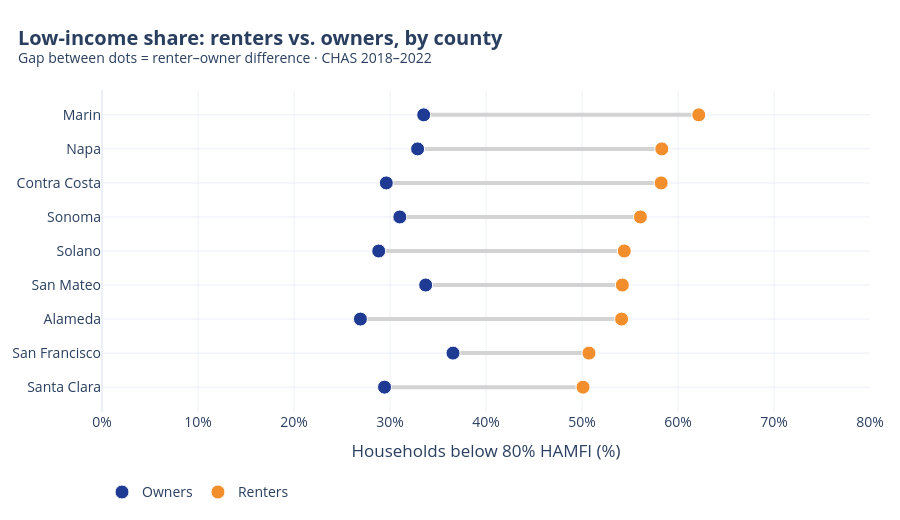

The cell this chart's notebook holds for it:
### Markdown cell above
## Renters vs Owners
For each county, one dot gives the % of owners below 80% HAMFI and the other gives the % of renters. The gray bar connects the two.

### Code cell
t = bay_income.set_index("county")
tenure = pd.DataFrame({
    "Owners":  100*(t["T8_est3"]+t["T8_est16"]+t["T8_est29"])/t["T8_est2"],
    "Renters": 100*(t["T8_est69"]+t["T8_est82"]+t["T8_est95"])/t["T8_est68"]}).sort_values("Renters")
fig = go.Figure()
for c in tenure.index:
    fig.add_trace(go.Scatter(x=tenure.loc[c, ["Owners","Renters"]], y=[c, c], mode="lines",
                             line=dict(color="lightgray", width=4), showlegend=False, hoverinfo="skip"))
for col, colr in [("Owners","#1f3a93"), ("Renters","#f28e2b")]:
    fig.add_trace(go.Scatter(x=tenure[col], y=tenure.index, mode="markers", name=col,
                             marker=dict(size=14, color=colr, line=dict(width=1, color="white")),
                             hovertemplate="%{y}<br>"+col+": %{x:.1f}%<extra></extra>"))
fig.update_xaxes(title="Households below 80% HAMFI (%)", ticksuffix="%", range=[0, 80])
style(fig, "Low-income share: renters vs. owners, by county",
      "Gap between dots = renter–owner difference · CHAS 2018–2022").show()

### Figure 1 — Plotly figure (JSON) as saved in the notebook; plotly's stock layout.template omitted (floating-point values rounded to 4 significant figures)
{"data": [{"hoverinfo": "skip", "line": {"color": "lightgray", "width": 4}, "mode": "lines", "showlegend": false, "type": "scatter", "x": [29.43, 50.11], "y": ["Santa Clara", "Santa Clara"]}, {"hoverinfo": "skip", "line": {"color": "lightgray", "width": 4}, "mode": "lines", "showlegend": false, "type": "scatter", "x": [36.56, 50.73], "y": ["San Francisco", "San Francisco"]}, {"hoverinfo": "skip", "line": {"color": "lightgray", "width": 4}, "mode": "lines", "showlegend": false, "type": "scatter", "x": [26.92, 54.12], "y": ["Alameda", "Alameda"]}, {"hoverinfo": "skip", "line": {"color": "lightgray", "width": 4}, "mode": "lines", "showlegend": false, "type": "scatter", "x": [33.72, 54.2], "y": ["San Mateo", "San Mateo"]}, {"hoverinfo": "skip", "line": {"color": "lightgray", "width": 4}, "mode": "lines", "showlegend": false, "type": "scatter", "x": [28.83, 54.4], "y": ["Solano", "Solano"]}, {"hoverinfo": "skip", "line": {"color": "lightgray", "width": 4}, "mode": "lines", "showlegend": false, "type": "scatter", "x": [31.03, 56.08], "y": ["Sonoma", "Sonoma"]}, {"hoverinfo": "skip", "line": {"color": "lightgray", "width": 4}, "mode": "lines", "showlegend": false, "type": "scatter", "x": [29.61, 58.24], "y": ["Contra Costa", "Contra Costa"]}, {"hoverinfo": "skip", "line": {"color": "lightgray", "width": 4}, "mode": "lines", "showlegend": false, "type": "scatter", "x": [32.88, 58.31], "y": ["Napa", "Napa"]}, {"hoverinfo": "skip", "line": {"color": "lightgray", "width": 4}, "mode": "lines", "showlegend": false, "type": "scatter", "x": [33.51, 62.16], "y": ["Marin", "Marin"]}, {"hovertemplate": "%{y}<br>Owners: %{x:.1f}%<extra></extra>", "marker": {"color": "#1f3a93", "line": {"color": "white", "width": 1}, "size": 14}, "mode": "markers", "name": "Owners", "type": "scatter", "x": [29.43, 36.56, 26.92, 33.72, 28.83, 31.03, 29.61, 32.88, 33.51], "y": ["Santa Clara", "San Francisco", "Alameda", "San Mateo", "Solano", "Sonoma", "Contra Costa", "Napa", "Marin"]}, {"hovertemplate": "%{y}<br>Renters: %{x:.1f}%<extra></extra>", "marker": {"color": "#f28e2b", "line": {"color": "white", "width": 1}, "size": 14}, "mode": "markers", "name": "Renters", "type": "scatter", "x": [50.11, 50.73, 54.12, 54.2, 54.4, 56.08, 58.24, 58.31, 62.16], "y": ["Santa Clara", "San Francisco", "Alameda", "San Mateo", "Solano", "Sonoma", "Contra Costa", "Napa", "Marin"]}], "layout": {"font": {"size": 14}, "height": 520, "hoverlabel": {"font": {"size": 13}}, "legend": {"orientation": "h", "y": -0.2}, "margin": {"b": 60, "l": 60, "r": 30, "t": 90}, "title": {"text": "<b>Low-income share: renters vs. owners, by county</b><br><sup>Gap between dots = renter–owner difference · CHAS 2018–2022</sup>", "x": 0.02}, "xaxis": {"range": [0, 80], "ticksuffix": "%", "title": {"text": "Households below 80% HAMFI (%)"}}}}
